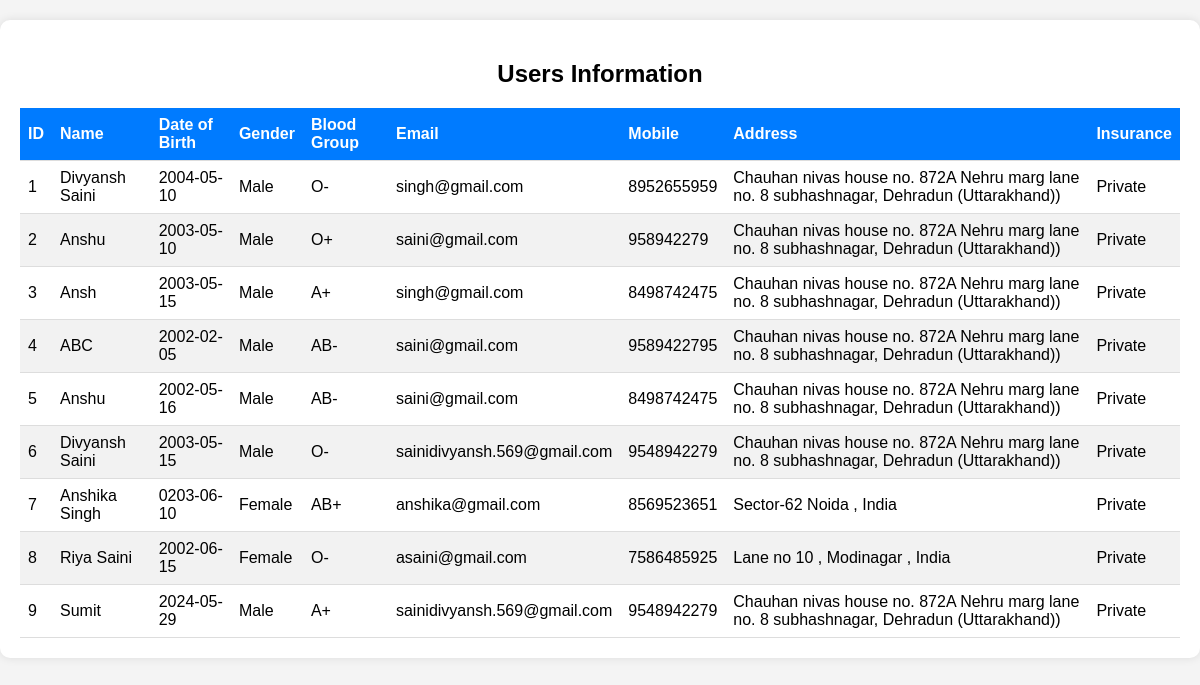
The page /manage_users.php on the database its author committed.
### tables this page shows
CREATE TABLE `patients` (
  `id` int(11) NOT NULL,
  `name` varchar(100) NOT NULL,
  `dob` date NOT NULL,
  `gender` varchar(10) NOT NULL,
  `blood_group` varchar(10) NOT NULL,
  `email` varchar(100) NOT NULL,
  `mobile` varchar(15) NOT NULL,
  `address` text NOT NULL,
  `insurance` varchar(50) NOT NULL,
  `uname` varchar(50) NOT NULL,
  `pass` varchar(255) NOT NULL
);

### manage_users.php (the view, shortened to what this page needs)
<?php
include('connection.php');
try {
    $query = $db->query("SELECT * FROM patients");
    $users = $query->fetchAll(PDO::FETCH_ASSOC);
} catch (PDOException $e) {
    echo "Error: " . $e->getMessage();
    die();
}
?>
<!DOCTYPE html>
<html lang="en">
<head>
</head>
<body>
    <div class="container">
        <h2 align="center">Users Information</h2>
        <table>
            <thead>
                <tr>
                    <th>ID</th>
                    <th>Name</th>
                    <th>Date of Birth</th>
                    <th>Gender</th>
                    <th>Blood Group</th>
                    <th>Email</th>
                    <th>Mobile</th>
                    <th>Address</th>
                    <th>Insurance</th>
                </tr>
            </thead>
            <tbody>
                <?php foreach ($users as $user): ?>
                    <tr>
                        <td><?php echo $user['id']; ?></td>
                        <td><?php echo $user['name']; ?></td>
                        <td><?php echo $user['dob']; ?></td>
                        <td><?php echo $user['gender']; ?></td>
                        <td><?php echo $user['blood_group']; ?></td>
                        <td><?php echo $user['email']; ?></td>
                        <td><?php echo $user['mobile']; ?></td>
                        <td><?php echo $user['address']; ?></td>
                        <td><?php echo $user['insurance']; ?></td>
                    </tr>
                <?php endforeach; ?>
            </tbody>
        </table>
    </div>
</body>
</html>

### manage_users.php (style rules this page uses)
body { font-family: Arial, sans-serif; background-color: #f4f4f4; margin: 0; padding: 0; }
.container { max-width: 1200px; margin: 20px auto; padding: 20px; background-color: #fff; border-radius: 10px; box-shadow: 0 0 10px rgba(0, 0, 0, 0.1); }
table { width: 100%; border-collapse: collapse; }
th, td { padding: 8px; border-bottom: 1px solid #ddd; text-align: left; }
th { background-color: #007bff; color: #fff; }
tr:nth-child(even) { background-color: #f2f2f2; }

### rows shown on the page
patients: id "1", name "Divyansh Saini", dob "2004-05-10", gender "Male", blood_group "O-", email "singh@gmail.com", mobile "8952655959", address "Chauhan nivas house no. 872A Nehru marg lane no. 8 subhashnagar, Dehradun (Uttarakhand))", insurance "Private"
patients: id "2", name "Anshu", dob "2003-05-10", gender "Male", blood_group "O+", email "saini@gmail.com", mobile "958942279", address "Chauhan nivas house no. 872A Nehru marg lane no. 8 subhashnagar, Dehradun (Uttarakhand))", insurance "Private"
patients: id "3", name "Ansh", dob "2003-05-15", gender "Male", blood_group "A+", email "singh@gmail.com", mobile "8498742475", address "Chauhan nivas house no. 872A Nehru marg lane no. 8 subhashnagar, Dehradun (Uttarakhand))", insurance "Private"
patients: id "4", name "ABC", dob "2002-02-05", gender "Male", blood_group "AB-", email "saini@gmail.com", mobile "9589422795", address "Chauhan nivas house no. 872A Nehru marg lane no. 8 subhashnagar, Dehradun (Uttarakhand))", insurance "Private"
patients: id "5", name "Anshu", dob "2002-05-16", gender "Male", blood_group "AB-", email "saini@gmail.com", mobile "8498742475", address "Chauhan nivas house no. 872A Nehru marg lane no. 8 subhashnagar, Dehradun (Uttarakhand))", insurance "Private"
patients: id "6", name "Divyansh Saini", dob "2003-05-15", gender "Male", blood_group "O-", email "sainidivyansh.569@gmail.com", mobile "9548942279", address "Chauhan nivas house no. 872A Nehru marg lane no. 8 subhashnagar, Dehradun (Uttarakhand))", insurance "Private"
patients: id "7", name "Anshika Singh", dob "0203-06-10", gender "Female", blood_group "AB+", email "anshika@gmail.com", mobile "8569523651", address "Sector-62 Noida , India", insurance "Private"
patients: id "8", name "Riya Saini", dob "2002-06-15", gender "Female", blood_group "O-", email "asaini@gmail.com", mobile "7586485925", address "Lane no 10 , Modinagar , India", insurance "Private"
patients: id "9", name "Sumit", dob "2024-05-29", gender "Male", blood_group "A+", email "sainidivyansh.569@gmail.com", mobile "9548942279", address "Chauhan nivas house no. 872A Nehru marg lane no. 8 subhashnagar, Dehradun (Uttarakhand))", insurance "Private"
